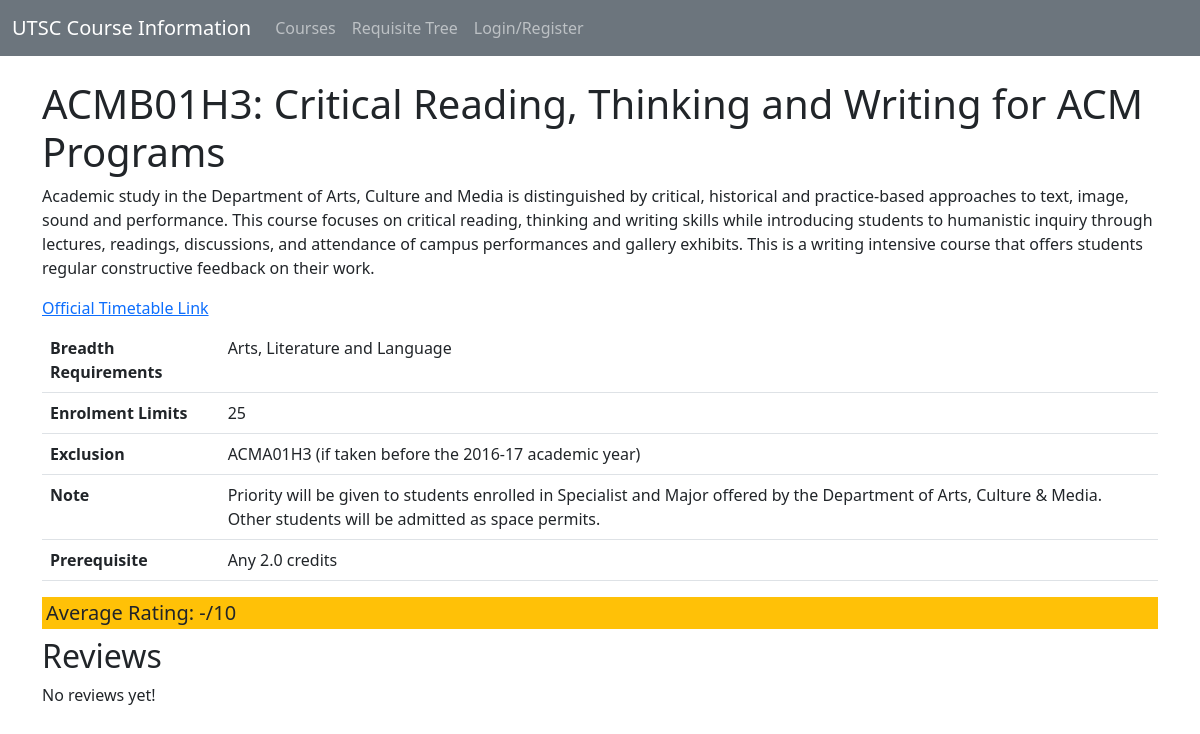
Screenshot of /course/ACMB01H3 with the database file from the repository.
### tables this page shows
CREATE TABLE Course (id          CHAR(8) PRIMARY KEY NOT NULL,
            name        TEXT NOT NULL,
            description TEXT,
            link        TEXT);

CREATE TABLE CourseFields (course_id      CHAR(8) NOT NULL,
                  field_name     TEXT NOT NULL,
                  field_value    TEXT,
                  PRIMARY KEY (course_id, field_name),
                  FOREIGN KEY(course_id) REFERENCES Course(id));

### main.py (the view)
@app.get('/course/<course_id>')
def page_course(course_id):
    info = get_db().get_course_full_info(course_id)
    if info is not None:
        reviews = get_db().get_course_reviews(course_id)
        rating = get_db().get_course_average_rating(course_id)
        user_review = get_user_review(course_id)
        return render_template('course.html', course_id=course_id, info=info, reviews=reviews, rating=rating, user_review=user_review)
    return render_template('course-404.html', course=course_id)

### main.py (called while the page is built)
def get_db():
    if not hasattr(g, '_db'):
        g._db = sqlite_db.SqlDb(DB_FILE)
    return g._db

@app.teardown_appcontext
def close_connection(exception):
    if hasattr(g, '_db'):
        g._db.close()

def get_username():
    return session.get('user')

def get_user_review(course_id):
    if (username := get_username()):
        return get_db().get_course_review(course_id, username)

### sqlite_db.py (called while the page is built)
    def _commit(self):
        self._con.commit()

    def close(self):
        self._con.close()

    def get_course_basic_info(self, course):
        course_query = self._execute_query(GET_COURSE_BY_ID, (course,))
        if course_query is not None and (course_results := course_query.fetchone()) is not None:
            return {"name": course_results[1],
                    "description": course_results[2],
                    "link": course_results[3]
                   }

    def get_course_full_info(self, course):
        info = self.get_course_basic_info(course)
        if info is not None:
            course_field_query = self._execute_query(GET_COURSE_FIELDS_BY_ID, (course,))
            course_field_results = course_field_query.fetchall() if course_field_query is not None else []
            info["fields"] = [{"name": row[0],
                               "value": row[1]
                              } for row in course_field_results]
            return info

    def get_course_reviews(self, course, limit=-1):
        query = self._execute_query(GET_REVIEW_BY_COURSE_ID, (course, limit))
        if query is not None:
            return [{"review_id": row[0],
                     "timestamp": row[1],
                     "username": row[3],
                     "rating": row[4],
                     "content": row[5]} for row in query]

    def get_course_average_rating(self, course):
        query = self._execute_query(GET_COURSE_AVERAGE_RATING, (course,))
        if query is not None and (result := query.fetchone()) is not None:
            return result[0]

    def _execute_query(self, query, params=[], verbose=True):
        try:
            cur = self._con.execute(query, params)
            self._commit()
            return cur
        except sqlite3.IntegrityError as e:
            if verbose:
                print(e)
                print(f"Could not execute \"{query}\" with parameters {params}")
            return None

### templates/course.html
{% extends 'template.html' %}
{% block title %} {% block header %}{{ info.name }}{% endblock %}{% endblock %}
{% block main %}
<p>{{ info.description }}</p>
<a href="{{ info.link }}">Official Timetable Link</a>
{% with fields=info.fields %}
{% if fields %}
	<table class="table table-hover mt-2">
		{% for field in fields %}
			<tr><th>{{ field.name }}</th><td>{{ field.value }}</td></tr>
		{% endfor %}
	</table>
{% endif %}
{% endwith %}
<h5 class="bg-warning p-1">Average Rating: {{ "%.1f"|format(rating) if rating else "-" }}/10</h5>
<h2>Reviews</h2>
{% include "course-reviews.html" %}
{% endblock %}

### templates/template.html (shortened to what this page needs)
<!DOCTYPE html>
<html lang="en">
	<head>
		<link href="https://cdn.jsdelivr.net/npm/bootstrap@5.3.0-alpha3/dist/css/bootstrap.min.css" rel="stylesheet">
		<link rel="stylesheet" type="text/css" href="{{ url_for('static', filename='css/site-style.css') }}">
	</head>
	<body>
		<nav class="navbar navbar-expand-sm bg-secondary navbar-dark fixed-top" id="template-nav">
			<div class="container-fluid">
				<a class="navbar-brand" href="{{ url_for('page_index') }}">UTSC Course Information</a>
				<div class="collapse navbar-collapse" id="template-navbar">
					<ul class="navbar-nav w-100">
						<li class="nav-item">
						  <a class="nav-link" href="{{ url_for('page_courses') }}">Courses</a>
						</li>
						<li class="nav-item">
						  <a class="nav-link" href="{{ url_for('page_courses_tree') }}">Requisite Tree</a>
						</li>
						<li class="nav-item">
							{% if session.user %}
							<form action="/api/logout" method="post">
								<input type="submit" value="Logout" class="nav-link w-100 text-start">
							</form>
							{% else %}
							<a class="nav-link" href="{{ url_for('page_login') }}">Login/Register</a>
							{% endif %}
						</li>
					</ul>
				</div>
			</div>
		</nav>
		<div class="container" id="content-main">
			<header><h1>{% block header %}{% endblock %}</h1></header>
			{% block main %}{% endblock %}
		</div>
	</body>
</html>

### templates/course-reviews.html (shortened to what this page needs)
<div>
	{% if reviews %}
		<ul>
		{% for review in reviews %}
			<li class="card" id="review-{{ review.review_id }}">
				<div class="card-header">
					<h3 class="card-title">{{ review.username }}</h3>
					<p class="card-subtitle">{{ "%.1f"|format(review.rating) }}/10</p>
				</div>
				<div class="card-body">
					{{ review.content }}
				</div>
				<div class="card-footer text-end">
					{{ review.timestamp | format_unix }}
				</div>
			</li>
		{% endfor %}
		</ul>
	{% else %}
		<p>No reviews yet!</p>
	{% endif %}
</div>

### static/css/site-style.css (style rules this page uses)
#content-main { margin-top: 80px; }

### rows the page displays
Course: name "ACMB01H3: Critical Reading, Thinking and Writing for ACM Programs", description "Academic study in the Department of Arts, Culture and Media is distinguished by critical, historical and practice-based approaches to text, image, sound and performance. This course focuses on critical reading, thinking and writing skills while introducing students to humanistic inquiry through lectures, readings, discussions, and attendance of campus performances and gallery exhibits. This is a writing intensive course that offers students regular constructive feedback on their work."
CourseFields: name "Breadth Requirements", value "Arts, Literature and Language"
CourseFields: name "Enrolment Limits", value "25"
CourseFields: name "Exclusion", value "ACMA01H3 (if taken before the 2016-17 academic year)"
CourseFields: name "Note", value "Priority will be given to students enrolled in Specialist and Major offered by the Department of Arts, Culture & Media. Other students will be admitted as space permits."
CourseFields: name "Prerequisite", value "Any 2.0 credits"

### other values shown
{{ "%.1f"|format(rating) if rating else "-" }} "-"
